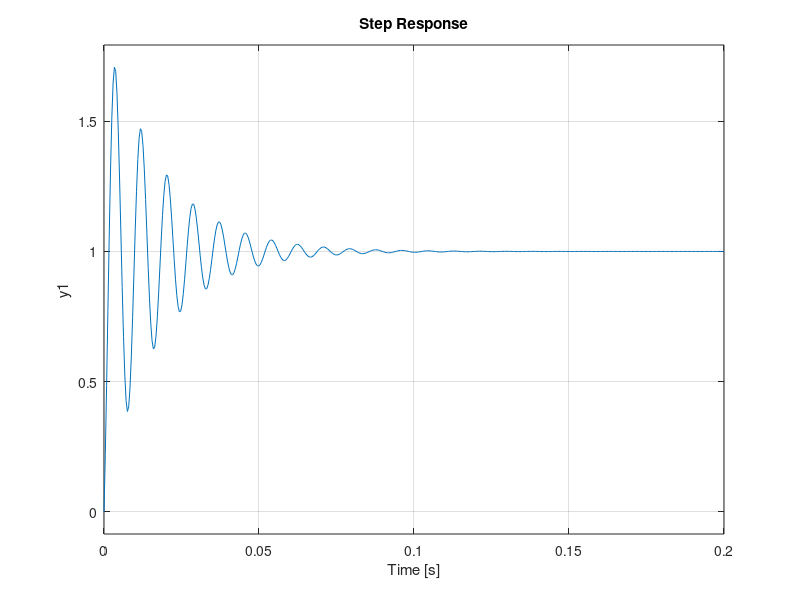

MATLAB code for this plot:
s = tf('s');
sys = 1/(s^2 +20*s + 100);

Ku = 1000000;
Tu = 0.006;

Kp = 0.6*Ku;
Ti = Tu/2; Ki = Kp/Ti;
Td = Tu/8; Kd = Kp*Td;

cont = pid(Kp, Ki, Kd);
step(feedback(cont*sys, 1));
